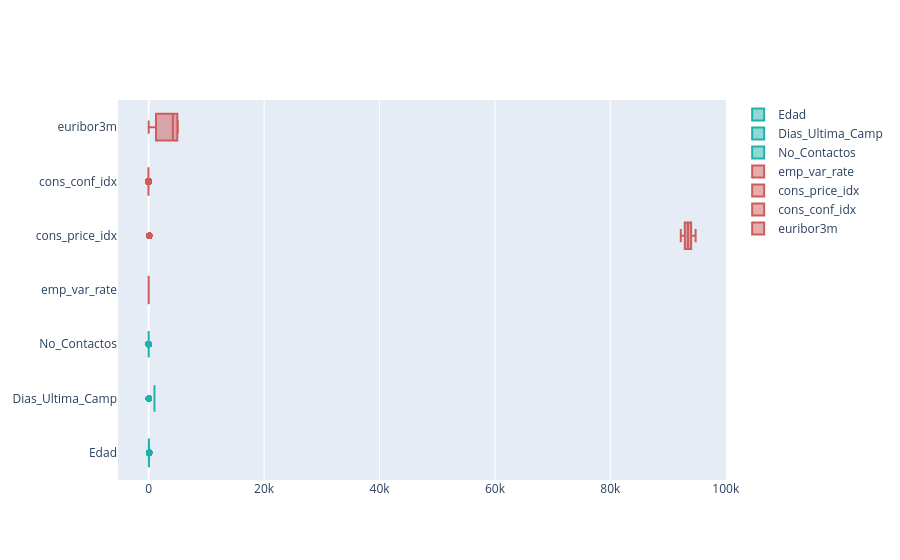

The code cell stored with this chart in its notebook:
### Code cell
fig = go.Figure()

fig.add_trace(go.Box(x=df_train['Edad'], name='Edad',
                marker_color = 'lightseagreen'))
fig.add_trace(go.Box(x=df_train['Dias_Ultima_Camp'], name='Dias_Ultima_Camp',
                marker_color = 'lightseagreen'))
fig.add_trace(go.Box(x=df_train['No_Contactos'], name='No_Contactos',
                marker_color = 'lightseagreen'))
fig.add_trace(go.Box(x=df_train['emp_var_rate'], name='emp_var_rate',
                marker_color = 'indianred'))
fig.add_trace(go.Box(x=df_train['cons_price_idx'], name='cons_price_idx',
                marker_color = 'indianred'))
fig.add_trace(go.Box(x=df_train['cons_conf_idx'], name='cons_conf_idx',
                marker_color = 'indianred'))
fig.add_trace(go.Box(x=df_train['euribor3m'], name='euribor3m',
                marker_color = 'indianred'))

fig.show()

### Figure 1 — Plotly figure (JSON) as saved in the notebook; plotly's stock layout.template omitted (floating-point values rounded to 4 significant figures; data arrays with more than 128 entries replaced by an {"elided": "..."} marker saying what was removed)
{"data": [{"marker": {"color": "lightseagreen"}, "name": "Edad", "type": "box", "x": {"elided": "17176 int values"}}, {"marker": {"color": "lightseagreen"}, "name": "Dias_Ultima_Camp", "type": "box", "x": {"elided": "17176 int values"}}, {"marker": {"color": "lightseagreen"}, "name": "No_Contactos", "type": "box", "x": {"elided": "17176 int values"}}, {"marker": {"color": "indianred"}, "name": "emp_var_rate", "type": "box", "x": {"elided": "17176 float values"}}, {"marker": {"color": "indianred"}, "name": "cons_price_idx", "type": "box", "x": {"elided": "17176 float values"}}, {"marker": {"color": "indianred"}, "name": "cons_conf_idx", "type": "box", "x": {"elided": "17176 float values"}}, {"marker": {"color": "indianred"}, "name": "euribor3m", "type": "box", "x": {"elided": "17176 float values"}}], "layout": {}}
